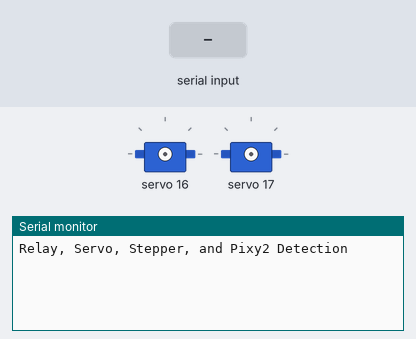
The sketch below on a simulated Arduino Uno, built with avr-gcc and run on an emulated ATmega328P. Shown: 2 × servo, the last lines printed to the serial monitor. The inputs (shaded band) are chosen by the test bench.

Above: at 1.2 s.
1.3 s: "0" received over Serial
At 2.5 s:
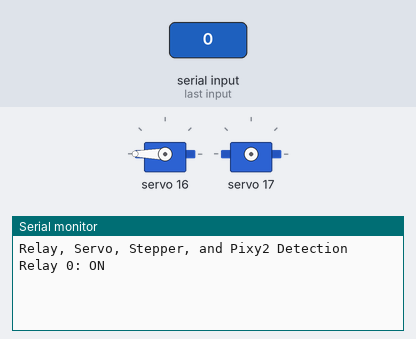
2.8 s: "1" received over Serial
At 3.6 s:
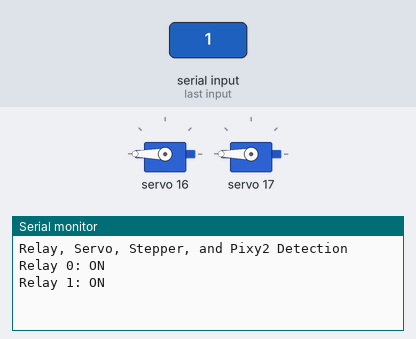

Measured:
- after the input at 1.3 s, the serial monitor: prints a new line at once (image 1)
- after the input at 2.8 s, the serial monitor: prints a new line at once (image 2)

The sketch:

final_PCA.ino
```cpp
#include <Wire.h>
#include <Adafruit_PWMServoDriver.h>
//#include <Pixy2.h>

// Create PCA9685 and Pixy2 objects
Adafruit_PWMServoDriver pwm = Adafruit_PWMServoDriver(0x41);
//Pixy2 pixy;

// PCA9685 channels
#define rc0    0   // Relay 0
#define rc1    1   // Relay 1
//#define rc2    2   // Relay 2
//#define rc3    3   // Relay 3
/*
#define servo0 7   // Servo 0
#define servo1 5   // Servo 1
#define stepCh 13   // Stepper Step channel
#define dirCh  14  // Stepper Direction channel
*/
// Relay states
bool rs0 = false;
bool rs1 = false;
//bool rs2 = false;
//bool rs3 = false;

/*
// Stepper motor state
bool stepperRunning = false;
bool stepperDir = true;

*/
void setup()
{
  Serial.begin(9600);
  Serial.println("Relay, Servo, Stepper, and Pixy2 Detection");

  // Initialize PCA9685
  pwm.begin();
  pwm.setPWMFreq(50);  // For servos and relays (50 Hz)

  // Initialize all outputs to LOW
  //pwm.setPWM(channel, ON, OFF)
  // ON tick in duty cycle
  // OFF tick in duty cycle
  pwm.setPWM(rc0, 0, 0);
  pwm.setPWM(rc1, 0, 0);
  //pwm.setPWM(rc2, 0, 0);
  //pwm.setPWM(rc3, 0, 0);
  //pwm.setPWM(stepCh, 0, 0);
  //pwm.setPWM(dirCh, 0, 0);

  // Initialize Pixy2
  //pixy.init();
}

void loop()
{
  /*
  // Pixy Detection
  pixy.setLamp(1, 1);      // Lamp ON for better detection
  pixy.ccc.getBlocks();    // Check for objects

  if (pixy.ccc.numBlocks) {
    Serial.println("Detected by Pixy!");
    pixy.setLamp(0, 0);    // Lamp OFF after detection
  } else {
    Serial.println("Not Detected by Pixy");
  }

*/
  // Serial input to control devices

  pwm.begin();
  pwm.setPWMFreq(50);

  while (Serial.available())
  {
    char ch = Serial.read();

    // Relay controls
    if (ch == '0') toggleRelay(rc0, rs0);
    if (ch == '1') toggleRelay(rc1, rs1);
    /*if (ch == '2'){
      pwm.setPWM(0,0,4095);
      pwm.setPWM(1,0,4095);
      pwm.setPWM(2,0,4095);
      pwm.setPWM(3,0,4095);
      pwm.setPWM(4,0,4095);
      pwm.setPWM(5,0,4095);
      pwm.setPWM(6,0,4095);
      pwm.setPWM(7,0,4095);
      pwm.setPWM(8,0,4095);
      pwm.setPWM(9,0,4095);
      pwm.setPWM(10,0,4095);
      pwm.setPWM(11,0,4095);
      pwm.setPWM(12,0,4095);
      pwm.setPWM(13,0,4095);
      pwm.setPWM(14,0,4095);
      pwm.setPWM(15,0,4095);
    }*/

    //if (ch == '2') toggleRelay(rc2, rs2);
    //if (ch == '3') toggleRelay(rc3, rs3);
    /*
    // Servo sweep control
    if (ch == 'u') {
      sweepBothServos();
      Serial.println("Servos Sweeping");
    }

    // Stepper motor controls
    if (ch == 'w') {
      pwm.setPWM(dirCh, 0, 4095);  // Forward
      stepperDir = true;
      startStepper();
      Serial.println("Stepper: Forward");
    }

    if (ch == 's') {
      pwm.setPWM(dirCh, 0, 0);     // Backward
      stepperDir = false;
      startStepper();
      Serial.println("Stepper: Backward");
    }

    if (ch == 'x') {
      stopStepper();
      Serial.println("Stepper: Stopped");
    }
    */
  }
}

// Function to toggle relay ON/OFF
void toggleRelay(uint8_t channel, bool &state)
{
  state = !state; // Toggle state
  pwm.setPWM(channel, 0, state ? 4095 : 0);
  Serial.print("Relay ");
  Serial.print(channel);
  Serial.print(": ");
  Serial.println(state ? "ON" : "OFF");
}

/*
// Function to set Servo Angle
void setServoAngle(uint8_t channel, int angle)
{
  int pulse = map(angle, 0, 180, 150, 600);
  pwm.setPWM(channel, 0, pulse);
}

// Function to sweep both servos together
void sweepBothServos()
{
  for (int angle = 0; angle <= 180; angle += 5)
  {
    setServoAngle(servo0, angle);
    setServoAngle(servo1, angle);
    delay(20);
  }
  for (int angle = 180; angle >= 0; angle -= 5)
  {
    setServoAngle(servo0, angle);
    setServoAngle(servo1, angle);
    delay(20);
  }
}

// Function to start Stepper Motor
void startStepper() {
  pwm.setPWMFreq(500);                  // Set high frequency for stepper (around 500Hz)
  pwm.setPWM(stepCh, 0, 2048);           // 50% duty cycle pulses
  stepperRunning = true;
}

// Function to stop Stepper Motor
void stopStepper() {
  pwm.setPWM(stepCh, 0, 0);              // No pulses
  pwm.setPWMFreq(50);                    // Reset frequency back for servo/relay
  stepperRunning = false;
}
*/
```
